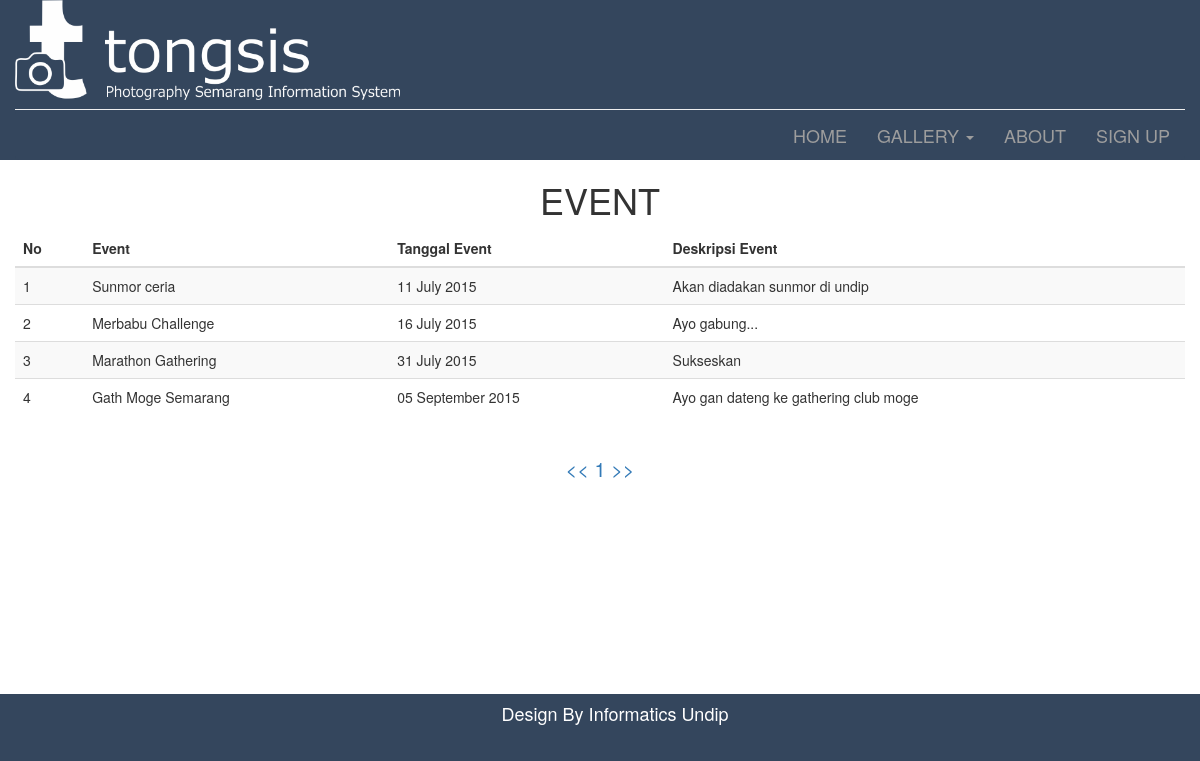
/event.php, run on the app's committed database.
### tables this page shows
CREATE TABLE IF NOT EXISTS `file_event` (
  `id_event` int(4) NOT NULL AUTO_INCREMENT,
  `id_pengguna` int(4) NOT NULL,
  `tgl_event` date NOT NULL,
  `judul` varchar(50) NOT NULL,
  `isi` varchar(200) NOT NULL,
  PRIMARY KEY (`id_event`)
);

### event.php (the view, shortened to what this page needs)
<?php
	include_once "head.php";
	include_once "header.php";
	include_once "menu.php";
	include_once "pagination.php";
?>
<div class="row" id="content_event">
	<div class="container-fluid">
		<h1 align="center">EVENT</h1>
		<?php
		$page = 1;
		$dataPerPage = 5;
		$table = 'file_event';
		$dataTable = getTableDataEvent($table, $page, $dataPerPage);
		?>
		<table class="table table-striped">
			<thead>
				<tr>
					<th>No</th>
					<th>Event</th>
					<th>Tanggal Event</th>
					<th>Deskripsi Event</th>
				</tr>
			</thead>
			<tbody>
				<?php
				if(empty($dataTable)){
					echo '<tr>
							<td colspan="5">Tidak ada event dalam waktu dekat.</td>
						</tr>';
				}else{
					foreach ($dataTable as $i => $data)
					{
						$date=$data['tgl_event'];
						$tanggal=date("d F Y", strtotime($date));
						$no = ($i + 1) + (($page - 1) * $dataPerPage);
						echo '<tr>
								<td>'.$no.'</td>
								<td>'.$data['judul'].'</td>
								<td>'.$tanggal.'</td>
								<td>'.$data['isi'].'</td>
							</tr>';
					}
				}
				?>
			</tbody>
		</table>
		<center>
		</center>
	</div>
</div>
<?php include_once "footer.php"?>

### assets/css/style.css (style rules this page uses)
html,body { height:100%; }
#content_event { background-color: white; min-height: 534px; }

### data on the page
file_event: no "1", judul "Sunmor ceria", tgl_event "11 July 2015", isi "Akan diadakan sunmor di undip"
file_event: no "2", judul "Merbabu Challenge", tgl_event "16 July 2015", isi "Ayo gabung..."
file_event: no "3", judul "Marathon Gathering", tgl_event "31 July 2015", isi "Sukseskan"
file_event: no "4", judul "Gath Moge Semarang", tgl_event "05 September 2015", isi "Ayo gan dateng ke gathering club moge"
